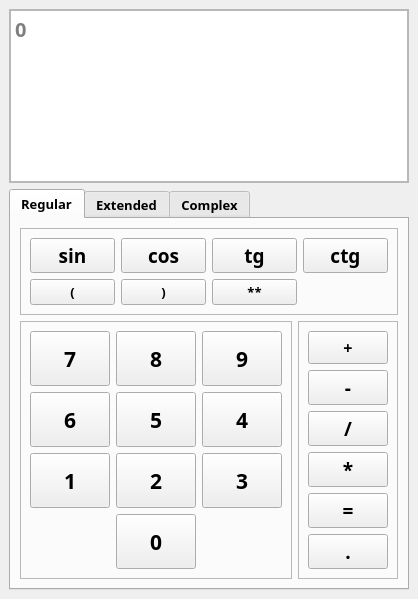
<?xml version="1.0" encoding="UTF-8"?>
<ui version="4.0">
 <class>MainWindow</class>
 <widget class="QMainWindow" name="MainWindow">
  <property name="geometry">
   <rect>
    <x>0</x>
    <y>0</y>
    <width>400</width>
    <height>599</height>
   </rect>
  </property>
  <property name="sizePolicy">
   <sizepolicy hsizetype="MinimumExpanding" vsizetype="MinimumExpanding">
    <horstretch>0</horstretch>
    <verstretch>0</verstretch>
   </sizepolicy>
  </property>
  <property name="font">
   <font>
    <family>Segoe Print</family>
    <pointsize>8</pointsize>
    <weight>75</weight>
    <bold>true</bold>
   </font>
  </property>
  <property name="windowTitle">
   <string>AwesomeCalculator</string>
  </property>
  <widget class="QWidget" name="centralwidget">
   <property name="font">
    <font>
     <pointsize>15</pointsize>
    </font>
   </property>
   <layout class="QGridLayout" name="gridLayout_3" rowstretch="2,0,0" columnstretch="0">
    <item row="2" column="0">
     <widget class="QTabWidget" name="tabWidget">
      <property name="font">
       <font>
        <pointsize>10</pointsize>
        <stylestrategy>PreferAntialias</stylestrategy>
       </font>
      </property>
      <property name="currentIndex">
       <number>0</number>
      </property>
      <widget class="QWidget" name="regularTab">
       <attribute name="title">
        <string>Regular</string>
       </attribute>
       <layout class="QGridLayout" name="gridLayout_5">
        <item row="1" column="0">
         <widget class="QFrame" name="frame">
          <property name="sizePolicy">
           <sizepolicy hsizetype="Expanding" vsizetype="Expanding">
            <horstretch>0</horstretch>
            <verstretch>0</verstretch>
           </sizepolicy>
          </property>
          <property name="font">
           <font>
            <family>Segoe Print</family>
            <pointsize>16</pointsize>
            <weight>75</weight>
            <bold>true</bold>
           </font>
          </property>
          <property name="frameShape">
           <enum>QFrame::StyledPanel</enum>
          </property>
          <property name="frameShadow">
           <enum>QFrame::Raised</enum>
          </property>
          <layout class="QGridLayout" name="gridLayout">
           <item row="1" column="0">
            <widget class="QPushButton" name="seven_button">
             <property name="sizePolicy">
              <sizepolicy hsizetype="Expanding" vsizetype="Expanding">
               <horstretch>0</horstretch>
               <verstretch>0</verstretch>
              </sizepolicy>
             </property>
             <property name="text">
              <string>7</string>
             </property>
            </widget>
           </item>
           <item row="1" column="1">
            <widget class="QPushButton" name="eight_button">
             <property name="sizePolicy">
              <sizepolicy hsizetype="Expanding" vsizetype="Expanding">
               <horstretch>0</horstretch>
               <verstretch>0</verstretch>
              </sizepolicy>
             </property>
             <property name="text">
              <string>8</string>
             </property>
            </widget>
           </item>
           <item row="2" column="0">
            <widget class="QPushButton" name="six_button">
             <property name="sizePolicy">
              <sizepolicy hsizetype="Expanding" vsizetype="Expanding">
               <horstretch>0</horstretch>
               <verstretch>0</verstretch>
              </sizepolicy>
             </property>
             <property name="text">
              <string>6</string>
             </property>
            </widget>
           </item>
           <item row="2" column="1">
            <widget class="QPushButton" name="five_button">
             <property name="sizePolicy">
              <sizepolicy hsizetype="Expanding" vsizetype="Expanding">
               <horstretch>0</horstretch>
               <verstretch>0</verstretch>
              </sizepolicy>
             </property>
             <property name="text">
              <string>5</string>
             </property>
            </widget>
           </item>
           <item row="1" column="2">
            <widget class="QPushButton" name="nine_button">
             <property name="sizePolicy">
              <sizepolicy hsizetype="Expanding" vsizetype="Expanding">
               <horstretch>0</horstretch>
               <verstretch>0</verstretch>
              </sizepolicy>
             </property>
             <property name="text">
              <string>9</string>
             </property>
            </widget>
           </item>
           <item row="2" column="2">
            <widget class="QPushButton" name="four_button">
             <property name="sizePolicy">
              <sizepolicy hsizetype="Expanding" vsizetype="Expanding">
               <horstretch>0</horstretch>
               <verstretch>0</verstretch>
              </sizepolicy>
             </property>
             <property name="text">
              <string>4</string>
             </property>
            </widget>
           </item>
           <item row="3" column="0">
            <widget class="QPushButton" name="one_button">
             <property name="sizePolicy">
              <sizepolicy hsizetype="Expanding" vsizetype="Expanding">
               <horstretch>0</horstretch>
               <verstretch>0</verstretch>
              </sizepolicy>
             </property>
             <property name="text">
              <string>1</string>
             </property>
            </widget>
           </item>
           <item row="4" column="1">
            <widget class="QPushButton" name="zero_button">
             <property name="sizePolicy">
              <sizepolicy hsizetype="Expanding" vsizetype="Expanding">
               <horstretch>0</horstretch>
               <verstretch>0</verstretch>
              </sizepolicy>
             </property>
             <property name="text">
              <string>0</string>
             </property>
            </widget>
           </item>
           <item row="3" column="2">
            <widget class="QPushButton" name="three_button">
             <property name="sizePolicy">
              <sizepolicy hsizetype="Expanding" vsizetype="Expanding">
               <horstretch>0</horstretch>
               <verstretch>0</verstretch>
              </sizepolicy>
             </property>
             <property name="text">
              <string>3</string>
             </property>
            </widget>
           </item>
           <item row="3" column="1">
            <widget class="QPushButton" name="two_button">
             <property name="sizePolicy">
              <sizepolicy hsizetype="Expanding" vsizetype="Expanding">
               <horstretch>0</horstretch>
               <verstretch>0</verstretch>
              </sizepolicy>
             </property>
             <property name="text">
              <string>2</string>
             </property>
            </widget>
           </item>
          </layout>
         </widget>
        </item>
        <item row="1" column="1">
         <widget class="QFrame" name="frame_2">
          <property name="sizePolicy">
           <sizepolicy hsizetype="Fixed" vsizetype="Expanding">
            <horstretch>0</horstretch>
            <verstretch>0</verstretch>
           </sizepolicy>
          </property>
          <property name="font">
           <font>
            <family>Segoe Script</family>
            <pointsize>14</pointsize>
            <weight>75</weight>
            <bold>true</bold>
           </font>
          </property>
          <property name="frameShape">
           <enum>QFrame::StyledPanel</enum>
          </property>
          <property name="frameShadow">
           <enum>QFrame::Raised</enum>
          </property>
          <layout class="QGridLayout" name="gridLayout_2">
           <item row="0" column="0">
            <widget class="QPushButton" name="plus_button">
             <property name="sizePolicy">
              <sizepolicy hsizetype="Expanding" vsizetype="Expanding">
               <horstretch>0</horstretch>
               <verstretch>0</verstretch>
              </sizepolicy>
             </property>
             <property name="font">
              <font>
               <pointsize>12</pointsize>
              </font>
             </property>
             <property name="text">
              <string>+</string>
             </property>
            </widget>
           </item>
           <item row="2" column="0">
            <widget class="QPushButton" name="division_button">
             <property name="sizePolicy">
              <sizepolicy hsizetype="Expanding" vsizetype="Expanding">
               <horstretch>0</horstretch>
               <verstretch>0</verstretch>
              </sizepolicy>
             </property>
             <property name="text">
              <string>/</string>
             </property>
            </widget>
           </item>
           <item row="4" column="0">
            <widget class="QPushButton" name="result_button">
             <property name="sizePolicy">
              <sizepolicy hsizetype="Expanding" vsizetype="Expanding">
               <horstretch>0</horstretch>
               <verstretch>0</verstretch>
              </sizepolicy>
             </property>
             <property name="text">
              <string>=</string>
             </property>
            </widget>
           </item>
           <item row="3" column="0">
            <widget class="QPushButton" name="mul_button">
             <property name="sizePolicy">
              <sizepolicy hsizetype="Expanding" vsizetype="Expanding">
               <horstretch>0</horstretch>
               <verstretch>0</verstretch>
              </sizepolicy>
             </property>
             <property name="text">
              <string>*</string>
             </property>
            </widget>
           </item>
           <item row="1" column="0">
            <widget class="QPushButton" name="minus_button">
             <property name="sizePolicy">
              <sizepolicy hsizetype="Expanding" vsizetype="Expanding">
               <horstretch>0</horstretch>
               <verstretch>0</verstretch>
              </sizepolicy>
             </property>
             <property name="text">
              <string>-</string>
             </property>
            </widget>
           </item>
           <item row="5" column="0">
            <widget class="QPushButton" name="dot_button">
             <property name="text">
              <string>.</string>
             </property>
            </widget>
           </item>
          </layout>
         </widget>
        </item>
        <item row="0" column="0" colspan="2">
         <widget class="QFrame" name="frame_3">
          <property name="sizePolicy">
           <sizepolicy hsizetype="Expanding" vsizetype="Fixed">
            <horstretch>0</horstretch>
            <verstretch>0</verstretch>
           </sizepolicy>
          </property>
          <property name="frameShape">
           <enum>QFrame::StyledPanel</enum>
          </property>
          <property name="frameShadow">
           <enum>QFrame::Raised</enum>
          </property>
          <layout class="QGridLayout" name="gridLayout_4">
           <item row="0" column="0">
            <widget class="QPushButton" name="sin_button">
             <property name="sizePolicy">
              <sizepolicy hsizetype="Expanding" vsizetype="Fixed">
               <horstretch>0</horstretch>
               <verstretch>0</verstretch>
              </sizepolicy>
             </property>
             <property name="font">
              <font>
               <family>Segoe Print</family>
               <pointsize>14</pointsize>
               <weight>75</weight>
               <bold>true</bold>
              </font>
             </property>
             <property name="text">
              <string>sin</string>
             </property>
            </widget>
           </item>
           <item row="0" column="2">
            <widget class="QPushButton" name="tan_button">
             <property name="sizePolicy">
              <sizepolicy hsizetype="Expanding" vsizetype="Fixed">
               <horstretch>0</horstretch>
               <verstretch>0</verstretch>
              </sizepolicy>
             </property>
             <property name="font">
              <font>
               <family>Segoe Print</family>
               <pointsize>14</pointsize>
               <weight>75</weight>
               <bold>true</bold>
              </font>
             </property>
             <property name="text">
              <string>tg</string>
             </property>
            </widget>
           </item>
           <item row="0" column="1">
            <widget class="QPushButton" name="cos_button">
             <property name="sizePolicy">
              <sizepolicy hsizetype="Expanding" vsizetype="Fixed">
               <horstretch>0</horstretch>
               <verstretch>0</verstretch>
              </sizepolicy>
             </property>
             <property name="font">
              <font>
               <family>Segoe Print</family>
               <pointsize>14</pointsize>
               <weight>75</weight>
               <bold>true</bold>
              </font>
             </property>
             <property name="text">
              <string>cos</string>
             </property>
            </widget>
           </item>
           <item row="0" column="3">
            <widget class="QPushButton" name="cotan_button">
             <property name="sizePolicy">
              <sizepolicy hsizetype="Expanding" vsizetype="Fixed">
               <horstretch>0</horstretch>
               <verstretch>0</verstretch>
              </sizepolicy>
             </property>
             <property name="font">
              <font>
               <pointsize>14</pointsize>
              </font>
             </property>
             <property name="text">
              <string>ctg</string>
             </property>
            </widget>
           </item>
           <item row="1" column="0">
            <widget class="QPushButton" name="opparen_button">
             <property name="text">
              <string>(</string>
             </property>
            </widget>
           </item>
           <item row="1" column="1">
            <widget class="QPushButton" name="clparen_button">
             <property name="text">
              <string>)</string>
             </property>
            </widget>
           </item>
           <item row="1" column="2">
            <widget class="QPushButton" name="pow_button">
             <property name="text">
              <string>**</string>
             </property>
            </widget>
           </item>
          </layout>
         </widget>
        </item>
       </layout>
      </widget>
      <widget class="QWidget" name="tab_2">
       <attribute name="title">
        <string>Extended</string>
       </attribute>
      </widget>
      <widget class="QWidget" name="tab_3">
       <attribute name="title">
        <string>Complex</string>
       </attribute>
      </widget>
     </widget>
    </item>
    <item row="0" column="0">
     <widget class="QScrollArea" name="scrollArea">
      <property name="sizePolicy">
       <sizepolicy hsizetype="Expanding" vsizetype="Minimum">
        <horstretch>0</horstretch>
        <verstretch>0</verstretch>
       </sizepolicy>
      </property>
      <property name="font">
       <font>
        <pointsize>15</pointsize>
       </font>
      </property>
      <property name="widgetResizable">
       <bool>true</bool>
      </property>
      <widget class="QWidget" name="scrollAreaWidgetContents">
       <property name="geometry">
        <rect>
         <x>0</x>
         <y>0</y>
         <width>380</width>
         <height>134</height>
        </rect>
       </property>
       <property name="sizePolicy">
        <sizepolicy hsizetype="Preferred" vsizetype="Ignored">
         <horstretch>0</horstretch>
         <verstretch>0</verstretch>
        </sizepolicy>
       </property>
       <property name="font">
        <font>
         <pointsize>14</pointsize>
        </font>
       </property>
       <layout class="QVBoxLayout" name="verticalLayout">
        <property name="leftMargin">
         <number>0</number>
        </property>
        <property name="topMargin">
         <number>0</number>
        </property>
        <property name="rightMargin">
         <number>0</number>
        </property>
        <property name="bottomMargin">
         <number>0</number>
        </property>
        <item>
         <widget class="QTextBrowser" name="result_field">
          <property name="sizePolicy">
           <sizepolicy hsizetype="Expanding" vsizetype="Ignored">
            <horstretch>0</horstretch>
            <verstretch>0</verstretch>
           </sizepolicy>
          </property>
          <property name="baseSize">
           <size>
            <width>0</width>
            <height>100</height>
           </size>
          </property>
          <property name="font">
           <font>
            <pointsize>15</pointsize>
           </font>
          </property>
          <property name="layoutDirection">
           <enum>Qt::LeftToRight</enum>
          </property>
          <property name="html">
           <string>&lt;!DOCTYPE HTML PUBLIC &quot;-//W3C//DTD HTML 4.0//EN&quot; &quot;http://www.w3.org/TR/REC-html40/strict.dtd&quot;&gt;
&lt;html&gt;&lt;head&gt;&lt;meta name=&quot;qrichtext&quot; content=&quot;1&quot; /&gt;&lt;style type=&quot;text/css&quot;&gt;
p, li { white-space: pre-wrap; }
&lt;/style&gt;&lt;/head&gt;&lt;body style=&quot; font-family:'Segoe Print'; font-size:15pt; font-weight:600; font-style:normal;&quot;&gt;
&lt;p style=&quot;-qt-paragraph-type:empty; margin-top:0px; margin-bottom:0px; margin-left:0px; margin-right:0px; -qt-block-indent:0; text-indent:0px;&quot;&gt;&lt;br /&gt;&lt;/p&gt;&lt;/body&gt;&lt;/html&gt;</string>
          </property>
          <property name="placeholderText">
           <string>0</string>
          </property>
         </widget>
        </item>
       </layout>
      </widget>
     </widget>
    </item>
   </layout>
  </widget>
 </widget>
 <resources/>
 <connections/>
</ui>
